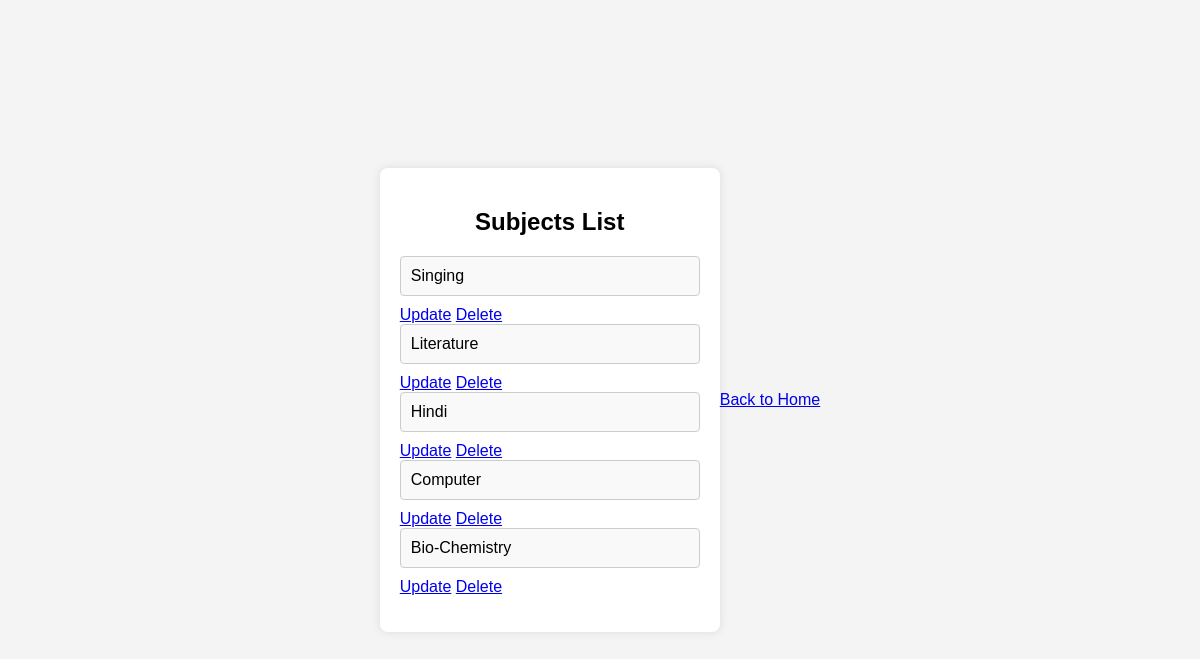
Screenshot of /subjects/list_subject/Class 3 with the database file from the repository.
### subjects/models.py (models this page shows, shortened)
class Subjects(models.Model):
    class_name = models.CharField(max_length=100)
    subjects_name=models.CharField(max_length=100)

### subjects/views.py (the view)
# urls.py: path('list_subject/<str:class_name>', views.SubjectsList, name='subjects_list'),
def SubjectsList(request,class_name):
    classes=get_object_or_404(Classes,class_name=class_name)
    subjects=Subjects.objects.filter(class_name=classes).values()
    print("Subjects is: ",subjects)
    return render(request, 'subjects_list.html', {'classes': classes, 'subjects': subjects})

### classes/models.py (called while the page is built)
    def __str__(self):
        return self.class_name

### templates/subjects_list.html (shortened to what this page needs)
<!DOCTYPE html>
<html lang="en">
<head>
</head>
<body>
<div class="list-container">
    <h2>Subjects List</h2>
    <ul>
        {% for subject in subjects %}
            <li>{{ subject.subjects_name }}</li>
            <a href="{% url 'subjects_update' classes.class_name subject.subjects_name %}" class="btn btn-edit">Update</a>
            <a href="{% url 'subjects_delete' classes.class_name subject.subjects_name %}" class="btn btn-delete">Delete</a>
        {% endfor %}
    </ul>
</div>
<a href="{% url 'class_list' %}" class="button">Back to Home</a>
</body>
</html>

### templates/subjects_list.html (style rules this page uses)
body { font-family: Arial, sans-serif; background-color: #f4f4f4; margin: 0; padding: 0; display: flex; align-items: center; justify-content: center; height: 100vh; }
.list-container { background-color: #fff; border-radius: 8px; box-shadow: 0 0 10px rgba(0, 0, 0, 0.1); padding: 20px; width: 300px; }
h2 { text-align: center; }
ul { list-style-type: none; padding: 0; }
li { margin-bottom: 10px; border: 1px solid #ccc; border-radius: 4px; padding: 10px; background-color: #f9f9f9; }

### rows the page displays
Subjects: subjects_name "Singing"
Subjects: subjects_name "Literature"
Subjects: subjects_name "Hindi"
Subjects: subjects_name "Computer"
Subjects: subjects_name "Bio-Chemistry"
